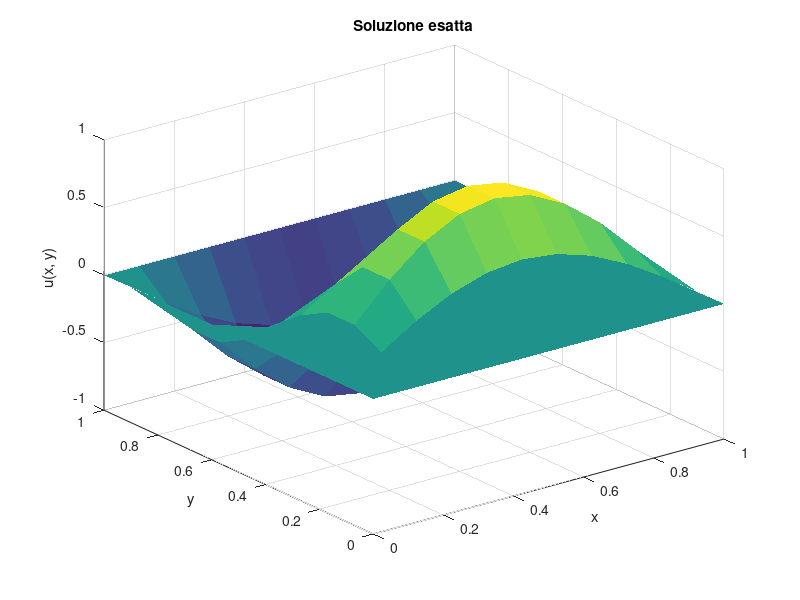

The MATLAB source for this figure: (Note: this script raises an error after producing the figure.)
clear; clc;

domain = [0 1; 0 1];
mu     = 1;
f      = @(x,y) 5 * pi^2 * sin(pi * x) * sin(2 * pi * y);
g      = @(x,y) 0;

u_exact = @(x,y) sin(pi * x) .* sin(2 * pi * y);

%% 2. Si rappresenti la soluzione esatta attraverso il comando surf, su una griglia con h = hx = hy = 1/10.

hx = 1/10;
hy = 1/10;

x = domain(1,1):hx:domain(1,2);
y = domain(2,1):hy:domain(2,2);

[X, Y] = meshgrid(x, y);

Z = u_exact(X, Y);

figure;
surf(X, Y, Z, 'EdgeColor', 'none');
title('Soluzione esatta');
xlabel('x');
ylabel('y');
zlabel('u(x, y)');

%% 3. Si rappresenti la soluzione approssimata ottenuta.

[X, Y, U] = Poisson_Dirichlet_diff_finite_5punti(mu, f, g, domain, hx, hy);

figure;
surf(X, Y, U, 'EdgeColor', 'none');
title('Soluzione approssimata');
xlabel('x');
ylabel('y');
zlabel('u(x, y)');

% DA FINIRE